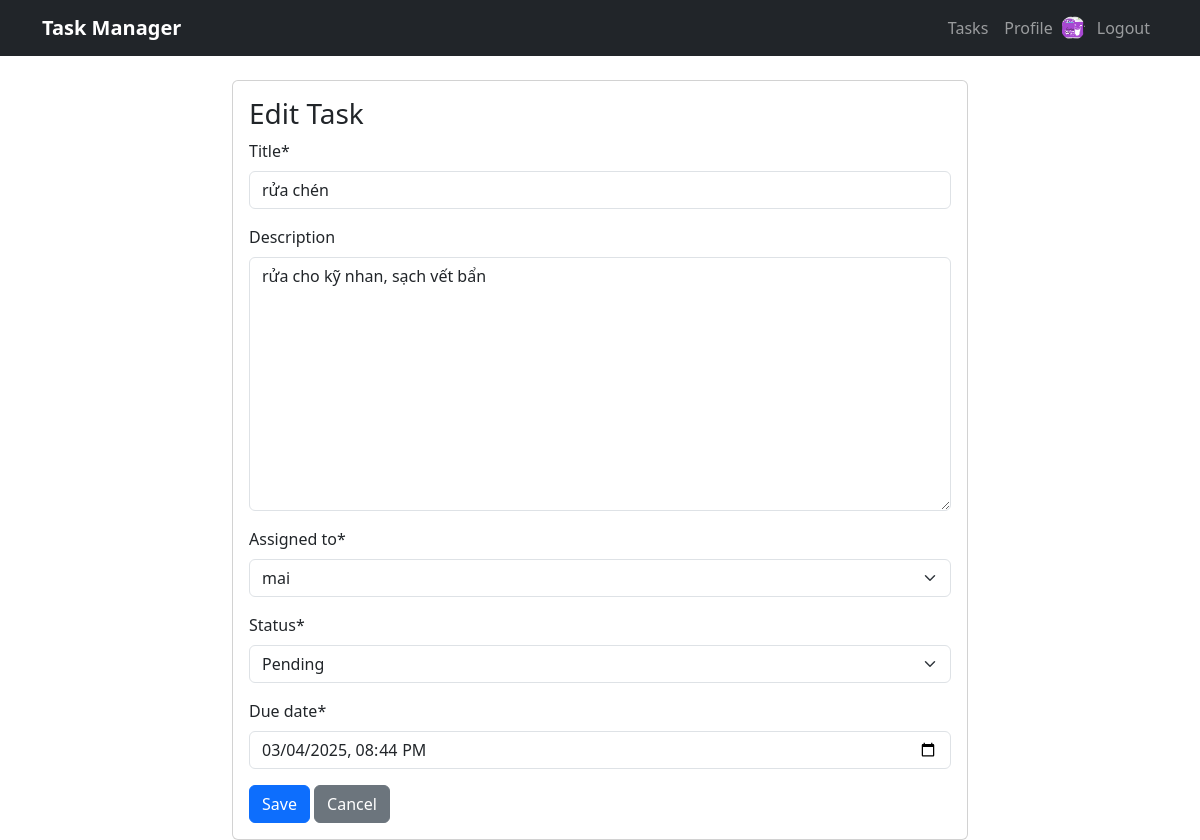
Page /task/1/update/ (signed in) on the committed database.
### tasks/models.py (models this page shows, shortened)
class UserProfile(models.Model):
    user = models.OneToOneField(User, on_delete=models.CASCADE)
    avatar = models.ImageField(upload_to='avatars/', null=True, blank=True)
    is_admin = models.BooleanField(default=False)

class Task(models.Model):
    STATUS_CHOICES = [
        ('pending', 'Pending'),
        ('in_progress', 'In Progress'),
        ('completed', 'Completed'),
    ]
    title = models.CharField(max_length=200)
    description = models.TextField(blank=True)
    created_by = models.ForeignKey(User, on_delete=models.CASCADE, related_name='created_tasks')
    assigned_to = models.ForeignKey(User, on_delete=models.CASCADE, related_name='assigned_tasks')
    status = models.CharField(max_length=20, choices=STATUS_CHOICES, default='pending')
    created_time = models.DateTimeField(auto_now_add=True)
    due_date = models.DateTimeField()
    finished_time = models.DateTimeField(null=True, blank=True)

### tasks/views.py (the view)
# urls.py: path('task/<int:pk>/update/', views.task_update, name='task_update'),
@login_required
def task_update(request, pk):
    task = get_object_or_404(Task, pk=pk)
    if request.method == 'POST':
        form = TaskForm(request.POST, instance=task)
        if form.is_valid():
            task = form.save()
            if task.status == 'completed' and not task.finished_time:
                task.finished_time = timezone.now()
                task.save()
            messages.success(request, 'Task updated successfully!')
            return redirect('task_list')
    else:
        form = TaskForm(instance=task)
    return render(request, 'tasks/task_form.html', {'form': form})

### tasks/forms.py
class TaskForm(forms.ModelForm):
    class Meta:
        model = Task
        fields = ['title', 'description', 'assigned_to', 'status', 'due_date']
        widgets = {
            'due_date': forms.DateTimeInput(attrs={
                'type': 'datetime-local'
            }),
        }

### tasks/templates/tasks/task_form.html (shortened to what this page needs)
{% extends 'tasks/base.html' %}
{% load crispy_forms_tags %}
{% block content %}
<div class="row">
    <div class="col-md-8 offset-md-2">
        <div class="card">
            <div class="card-body">
                <h3 class="card-title">{% if form.instance.pk %}Edit Task{% else %}Create New Task{% endif %}</h3>
                <form method="post">
                    {{ form|crispy }}
                    <div class="mt-3">
                        <button type="submit" class="btn btn-primary">Save</button>
                        <a href="{% url 'task_list' %}" class="btn btn-secondary">Cancel</a>
                    </div>
                </form>
            </div>
        </div>
    </div>
</div>
{% endblock %}

### tasks/templates/tasks/base.html (shortened to what this page needs)
<!DOCTYPE html>
<html lang="en">
<head>
    {% load static %}
    <link href="https://cdn.jsdelivr.net/npm/bootstrap@5.3.0/dist/css/bootstrap.min.css" rel="stylesheet">
</head>
<body>
    <nav class="navbar navbar-expand-lg navbar-dark bg-dark">
        <div class="container">
            <a class="navbar-brand" href="{% url 'task_list' %}">Task Manager</a>
            <div class="collapse navbar-collapse" id="navbarNav">
                <ul class="navbar-nav ms-auto">
                    {% if user.is_authenticated %}
                        <li class="nav-item">
                            <a class="nav-link" href="{% url 'task_list' %}">Tasks</a>
                        </li>
                        <li class="nav-item">
                            <a class="nav-link" href="{% url 'profile' %}">Profile</a>
                        </li>
                        <li class="nav-item user-nav-item">
                            {% if user.userprofile.avatar %}
                                <img src="{{ user.userprofile.avatar.url }}" alt="Avatar" class="avatar-img-sm">
                            {% elif user.userprofile.avatar_url %}
                                <img src="{{ user.userprofile.avatar_url }}" alt="Avatar" class="avatar-img-sm">
                            {% endif %}
                            <a class="nav-link" href="{% url 'logout' %}">Logout</a>
                        </li>
                    {% endif %}
                </ul>
            </div>
        </div>
    </nav>
    <div class="container mt-4">
        {% block content %}
        {% endblock %}
    </div>
</body>
</html>

### tasks/templates/tasks/base.html (style rules this page uses)
.navbar-brand { font-weight: bold; }
.nav-link { font-weight: 500; }
.avatar-img-sm { width: 24px; height: 24px; border-radius: 50%; object-fit: cover; margin-right: 4px; }
.user-nav-item { display: flex; align-items: center; }

### rows in the picture
Task: title "rửa chén", description "rửa cho kỹ nhan, sạch vết bẩn", assigned_to "mai", status "Pending", due_date "03/04/2025 20:44"
